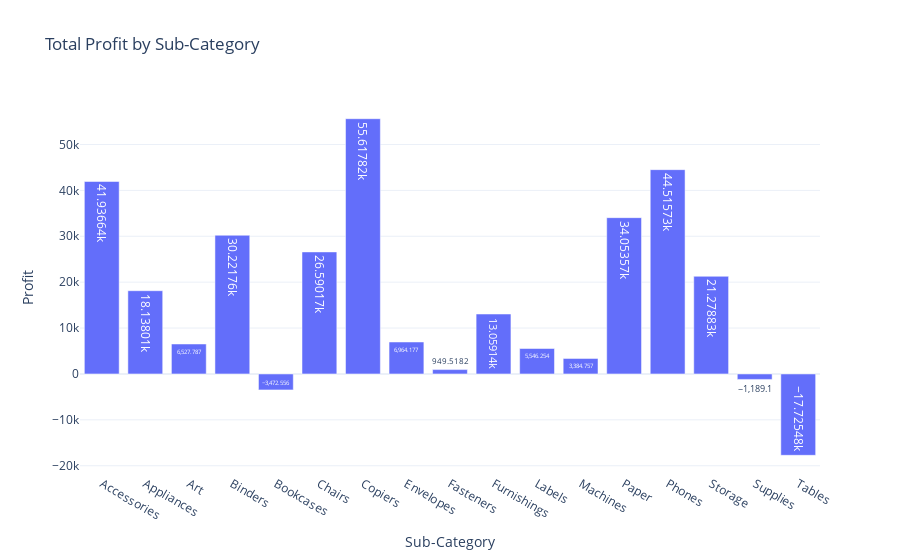

Here is the notebook cell this chart was saved with:
### Code cell
fig = px.bar(
    Profit_by_sub_Category,
    x="Sub-Category",
    y="Profit",
    title="Total Profit by Sub-Category",
    text_auto=True
)
fig.show()

### Figure 1 — Plotly figure (JSON) as saved in the notebook; plotly's stock layout.template omitted (floating-point values rounded to 4 significant figures)
{"data": [{"hovertemplate": "Sub-Category=%{x}<br>Profit=%{y}<extra></extra>", "legendgroup": "", "marker": {"color": "#636efa", "pattern": {"shape": ""}}, "name": "", "orientation": "v", "showlegend": false, "textposition": "auto", "texttemplate": "%{y}", "type": "bar", "x": ["Accessories", "Appliances", "Art", "Binders", "Bookcases", "Chairs", "Copiers", "Envelopes", "Fasteners", "Furnishings", "Labels", "Machines", "Paper", "Phones", "Storage", "Supplies", "Tables"], "xaxis": "x", "y": [41940.0, 18140.0, 6528.0, 30220.0, -3473.0, 26590.0, 55620.0, 6964.0, 949.5, 13060.0, 5546.0, 3385.0, 34050.0, 44520.0, 21280.0, -1189.0, -17730.0], "yaxis": "y"}], "layout": {"barmode": "relative", "legend": {"tracegroupgap": 0}, "title": {"text": "Total Profit by Sub-Category"}, "xaxis": {"anchor": "y", "domain": [0, 1], "title": {"text": "Sub-Category"}}, "yaxis": {"anchor": "x", "domain": [0, 1], "title": {"text": "Profit"}}}}
